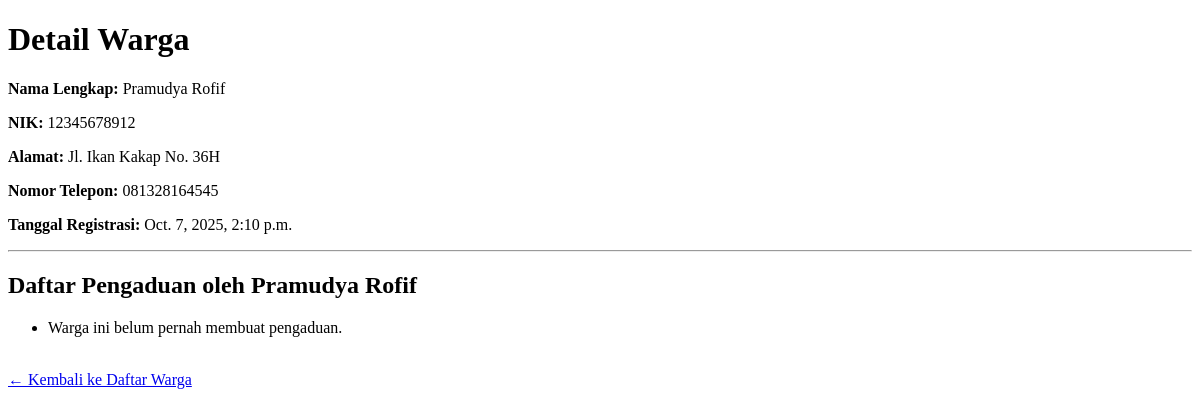
/warga/2/, run on an earlier commit of the app's database.
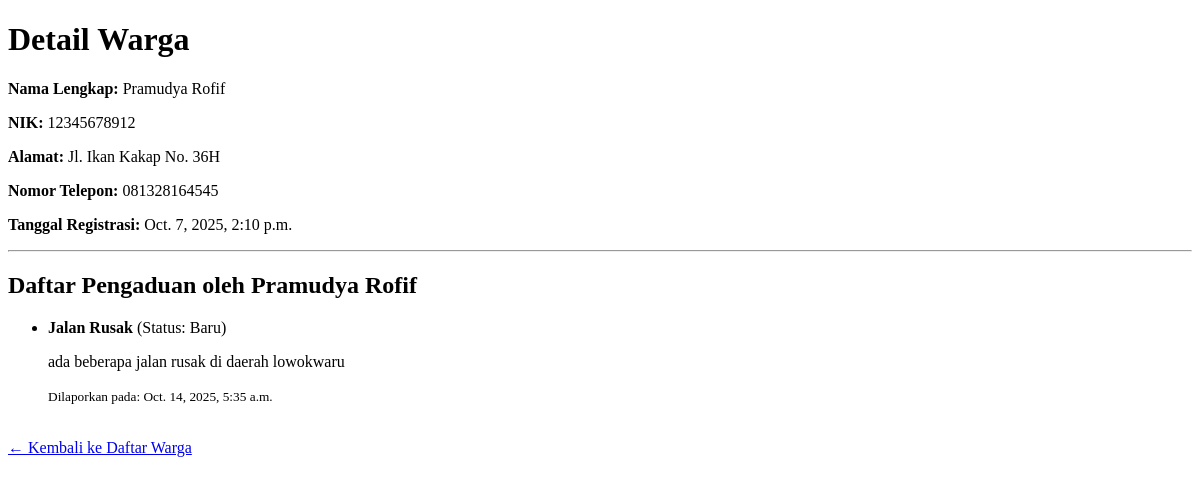
And on a later commit of the database.
### warga/models.py (models this page shows, shortened)
class Pengaduan(models.Model):
    STATUS_CHOICES = [
        ('BARU', 'Baru'),
        ('DIPROSES', 'Diproses'),
        ('SELESAI', 'Selesai'),
    ]
    judul         = models.CharField(max_length=200)
    deskripsi     = models.TextField()
    status        = models.CharField(max_length=10, choices=STATUS_CHOICES, default='BARU')
    tanggal_lapor = models.DateTimeField(auto_now_add=True)
    pelapor = models.ForeignKey(Warga, on_delete=models.CASCADE, related_name='pengaduan')

### warga/views.py (the view)
# urls.py: path('<int:pk>/', WargaDetailView.as_view(), name='warga-detail'),
class WargaDetailView(DetailView):
    model         = Warga
    template_name = 'warga/warga_detail.html'

### warga/templates/warga/warga_detail.html (shortened to what this page needs)
<!DOCTYPE html>
<html>
<head>
</head>
<body>
    <h1>Detail Warga</h1>
    <p><strong>Nama Lengkap:</strong> {{ object.nama_lengkap }}</p>
    <p><strong>NIK:</strong> {{ object.nik }}</p>
    <p><strong>Alamat:</strong> {{ object.alamat }}</p>
    <p><strong>Nomor Telepon:</strong> {{ object.no_telepon }}</p>
    <p><strong>Tanggal Registrasi:</strong> {{ object.tanggal_registrasi }}</p>
    <hr>
    <h2>Daftar Pengaduan oleh {{ object.nama_lengkap }}</h2>
    <ul>
        {% for aduan in object.pengaduan.all %}
            <li>
                <strong>{{ aduan.judul }}</strong> (Status: {{ aduan.get_status_display }})
                <p>{{ aduan.deskripsi }}</p>
                <small>Dilaporkan pada: {{ aduan.tanggal_lapor }}</small>
            </li>
        {% empty %}
            <li>Warga ini belum pernah membuat pengaduan.</li>
        {% endfor %}
    </ul>
    <br>
    <a href="{% url 'warga-list' %}">← Kembali ke Daftar Warga</a>
</body>
</html>

What changed in the data, as far as the page shows it:
added Pengaduan: judul "Jalan Rusak", status "Baru", deskripsi "ada beberapa jalan rusak di daerah lowokwaru", tanggal_lapor "Oct. 14, 2025, 5:35 a.m."
Also different on the page:
text no longer shown: "Warga ini belum pernah membuat pengaduan."
